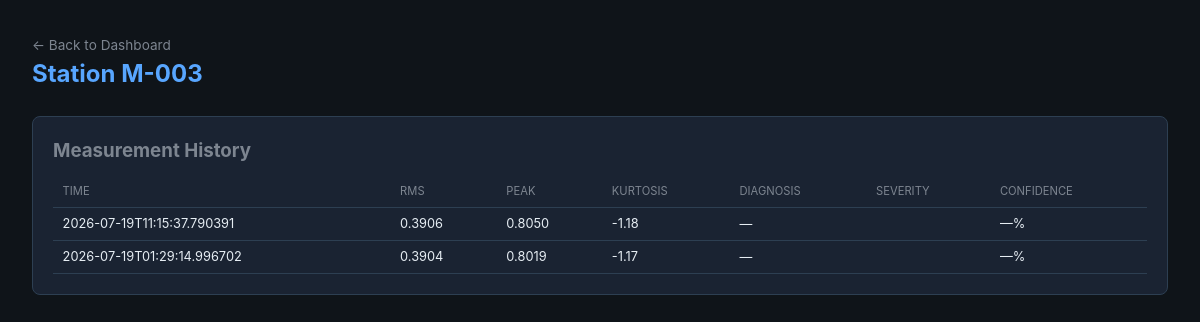
Page /station/M-003 on the committed database.
### tables this page shows
CREATE TABLE measurements (
    id INTEGER PRIMARY KEY AUTOINCREMENT,
    patrol_id INTEGER NOT NULL,
    station_id TEXT NOT NULL,
    measured_at TEXT NOT NULL,
    rms REAL,
    peak REAL,
    crest_factor REAL,
    kurtosis REAL,
    dominant_freq_hz REAL,
    energy_0_100 REAL,
    energy_100_500 REAL,
    energy_500_1000 REAL,
    energy_1000_2000 REAL,
    FOREIGN KEY (patrol_id) REFERENCES patrols(id)
);

### src/dashboard/app.py (the view)
@app.get("/station/{station_id}", response_class=HTMLResponse)
async def station_detail(request: Request, station_id: str):
    history = await db.get_station_history(station_id, 50)
    return templates.TemplateResponse(request, "station.html", context={
        "station_id": station_id,
        "history": history,
    })

### src/dashboard/templates/station.html (shortened to what this page needs)
<!DOCTYPE html>
<html lang="en">
<head>
</head>
<body>
    <a href="/" class="back">&larr; Back to Dashboard</a>
    <h1>Station {{ station_id }}</h1>
    <div class="card">
        <h3 style="color: var(--muted); margin-bottom: 0.75rem;">Measurement History</h3>
        {% if history %}
        <table>
            <thead>
                <tr>
                    <th>Time</th>
                    <th>RMS</th>
                    <th>Peak</th>
                    <th>Kurtosis</th>
                    <th>Diagnosis</th>
                    <th>Severity</th>
                    <th>Confidence</th>
                </tr>
            </thead>
            <tbody>
                {% for h in history %}
                <tr>
                    <td>{{ h.measured_at }}</td>
                    <td>{{ "%.4f"|format(h.rms) }}</td>
                    <td>{{ "%.4f"|format(h.peak) }}</td>
                    <td>{{ "%.2f"|format(h.kurtosis) }}</td>
                    <td>{{ h.fault_type or "—" }}</td>
                    <td>
                    </td>
                    <td>{{ "%.0f"|format(h.confidence * 100) if h.confidence else "—" }}%</td>
                </tr>
                {% endfor %}
            </tbody>
        </table>
        {% else %}
        <p class="empty">No measurements recorded for this station yet.</p>
        {% endif %}
    </div>
</body>
</html>

### src/dashboard/templates/station.html (style rules this page uses)
:root { --bg: #0f1419; --surface: #1a2332; --border: #2d3f52; --text: #e6edf3; --muted: #7d8590; --green: #3fb950; --yellow: #d29922; --red: #f85149; --blue: #58a6ff; }
* { box-sizing: border-box; margin: 0; padding: 0; }
body { font-family: -apple-system, BlinkMacSystemFont, 'Segoe UI', monospace; background: var(--bg); color: var(--text); padding: 2rem; line-height: 1.5; }
h1 { color: var(--blue); margin-bottom: 0.25rem; font-size: 1.5rem; }
.back { color: var(--muted); text-decoration: none; font-size: 0.85rem; }
.card { background: var(--surface); border: 1px solid var(--border); border-radius: 8px; padding: 1.25rem; margin-top: 1.5rem; }
table { width: 100%; border-collapse: collapse; }
th, td { text-align: left; padding: 0.4rem 0.6rem; border-bottom: 1px solid var(--border); font-size: 0.8rem; }
th { color: var(--muted); font-weight: normal; text-transform: uppercase; font-size: 0.7rem; }

### rows in the picture
measurements: measured_at "2026-07-19T11:15:37.790391", rms "0.3906", peak "0.8050", kurtosis "-1.18", fault_type "—", confidence "—"
measurements: measured_at "2026-07-19T01:29:14.996702", rms "0.3904", peak "0.8019", kurtosis "-1.17", fault_type "—", confidence "—"

### other values in the picture
{{ station_id }} "M-003"
